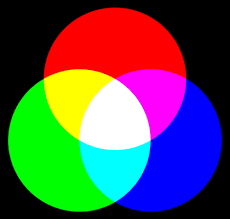
#> input picture pythonProject8/Image/img.png, 230 x 219 px
$ python create_image.py
#> lines starting #> are read from the running program, lines starting #| are printed output that depends on the picture; after the words box and inside, x2 and y2 are one past the last pixel; in counts of white or black regions, pixels touching at a corner belong together
import cv2 as cv
import numpy as np

path = "Image/"
img = cv.imread(path+"img.png")
#> img is the input picture: shape (219, 230, 3); mean B, G, R 80.7, 80.7, 80.6
cv.namedWindow("colWin", cv.WINDOW_AUTOSIZE)
cv.imshow("colWin", img)
cv.waitKey(1)

cp = np.copy(img)
m2 = img
type(img)

img[100:200, 200:300, :] = 100
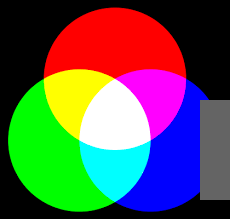
#> img: shape (219, 230, 3); 5.96% of pixels changed, all inside (x1, y1, x2, y2) = (200, 100, 230, 200)
cv.imshow("m2", m2)
cv.waitKey(1)

m3 = np.zeros(img.shape, img.dtype)
cv.imshow("m3", m3)
cv.waitKey(1)

m4 = np.zeros([512, 512], np.uint8)
cv.imshow("m4", m4)
cv.waitKey(1)

m5 = np.zeros([512, 512], np.uint8)
m5[:, :] = 127
cv.imshow("m5", m5)
cv.waitKey(1)

img = np.ones((550, 770, 3))
black = (0, 0, 0)
red = (0, 0, 255)
green = (0, 255, 0)


cv.rectangle(img, (480,250), (100,450), black, 8)
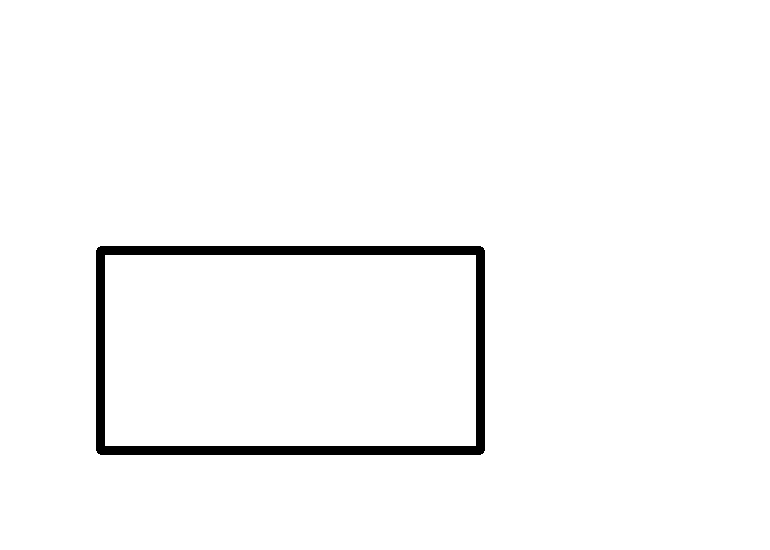
#> img: shape (550, 770, 3) float64; values 0 (black) and 1 (white), 97.5% white; 1 black region, box (x1, y1, x2, y2) and area: (96, 246, 485, 455) 10408
cv.rectangle(img, (580,150), (200,350), black, 8)
cv.line(img, (100,450), (200,350), black, 8)
cv.line(img, (480,250), (580,150), black, 8)
cv.line(img, (100,250), (200,150), black, 8)
cv.line(img, (480,450), (580,350), black, 8)

start_point = (150,100)
font_thinkness = 2
font_size = 1
font = cv.FONT_HERSHEY_DUPLEX

cv.putText(img,"www.cizim.com.tr", start_point, font, font_size, black, font_thinkness)
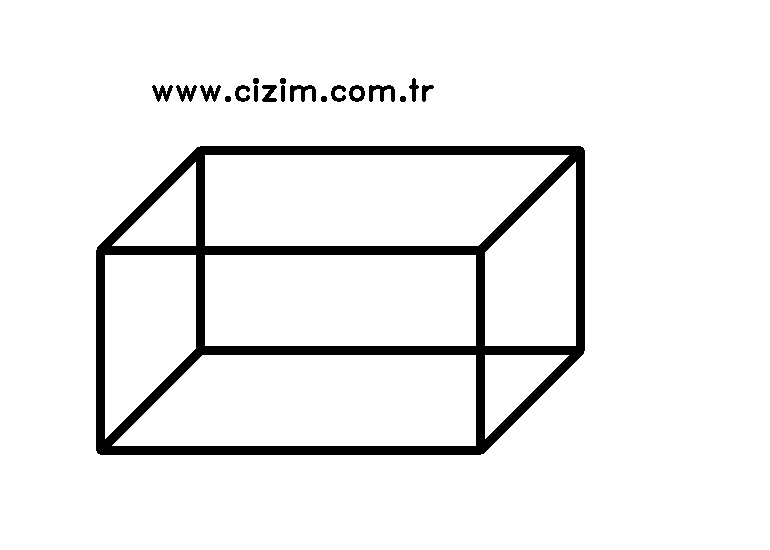
#> img: shape (550, 770, 3) float64; values 0 (black) and 1 (white), 93.5% white; 19 black regions, largest, box (x1, y1, x2, y2) and area: (96, 146, 585, 455) 25414, (290, 85, 316, 102) 240, (369, 85, 395, 102) 240
cv.imshow("dikdörtgen", img)
cv.waitKey(0)
cv.destroyAllWindows()
